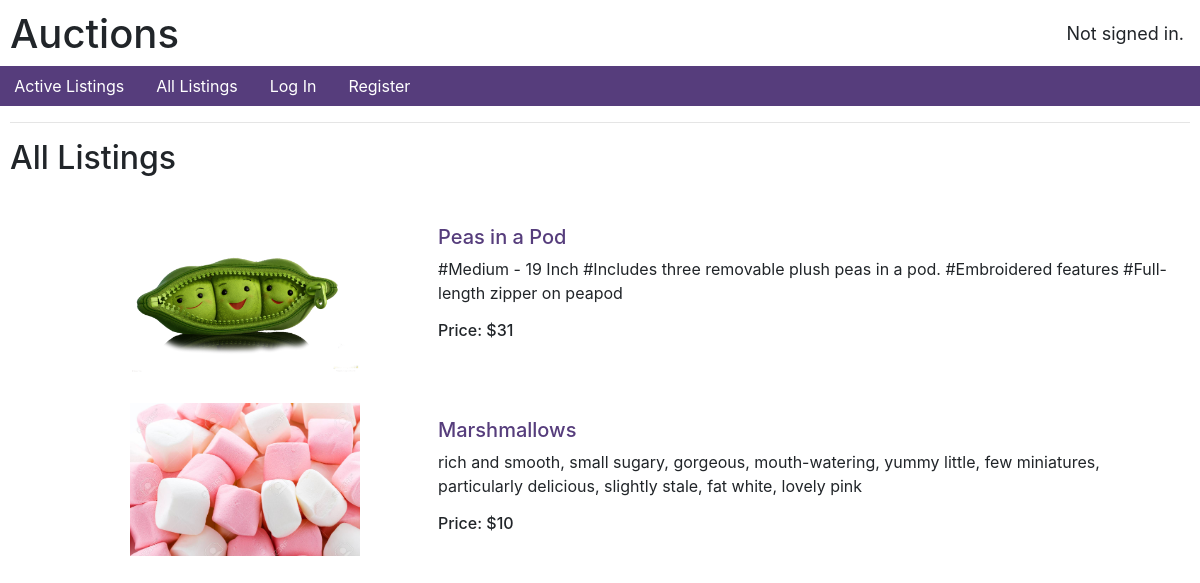
/all_listings, run on the app's committed database.
### auctions/models.py (models this page shows, shortened)
class listing(models.Model):
    owner=models.CharField(max_length=64,default="")
    title=models.CharField(max_length=50)
    desc=models.TextField()
    active=models.BooleanField(default="True")
    winner=models.CharField(max_length=64,default="")
    initial_amt=models.IntegerField()
    image=models.ImageField(upload_to='product')
    category=models.CharField(max_length = 20, choices =CHOICES)

### auctions/views.py (the view)
# urls.py: path("all_listings",views.all_listings,name="all_listings"),
def all_listings(request):
    product=listing.objects.all()
    return  render(request,'auctions/all_listings.html',{'product':product})

### auctions/templates/auctions/all_listings.html
{% extends "auctions/layout.html" %}
{% block body %}
    <h2>All Listings</h2>
    <table>
        {% for all in product %}
        <tr>
            <td id="img-col">
                <a href="{% url 'details' all.id %}"><img src="{{ all.image.url }}"></a>
            </td>
            <td id="right-col">
                <a href="{% url 'details' all.id %}"><h5>{{ all.title }}</h5></a>
                <p>{{ all.desc }}</p>
                <h6>Price: ${{ all.initial_amt }}</h6>
            </td>
        </tr>
        {% endfor %}
    </table>
{% endblock %}

### static/auctions/styles.css (style rules this page uses)
body { padding: 10px; }
img { max-width:60%; height:auto; margin-left:15%; }
#img-col { float: center; padding: 15px; text-align: center; }
#right-col { width: 65%; float: center; padding: 15px; }
a { color:#563d7c; }

### data on the page
listing: image (picture), title "Peas in a Pod", desc "#Medium - 19 Inch #Includes three removable plush peas in a pod. #Embroidered features #Full-length zipper on peapod", initial_amt "31"
listing: image (picture), title "Marshmallows", desc "rich and smooth, small sugary, gorgeous, mouth-watering, yummy little, few miniatures, particularly delicious, slightly stale, fat white, lovely pink", initial_amt "10"
